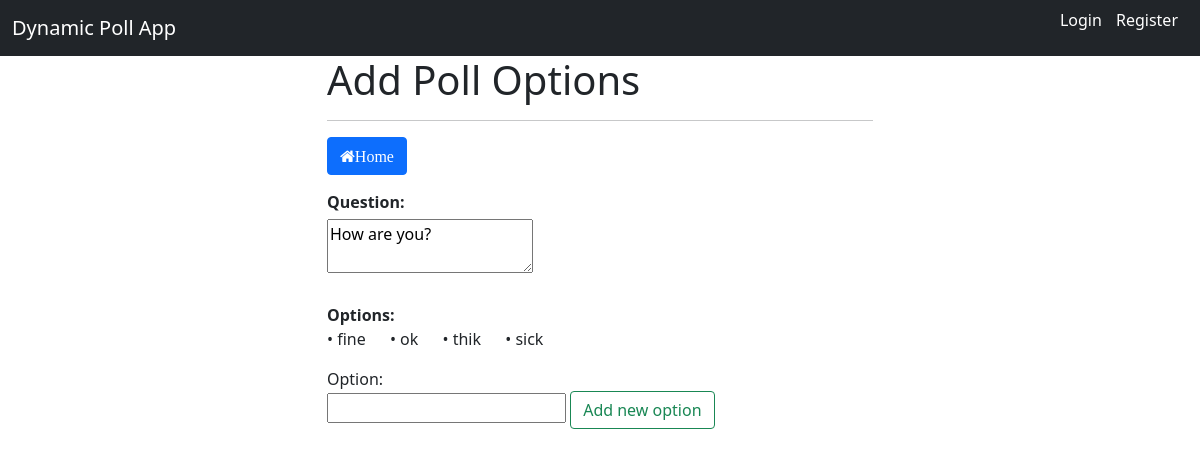
Page /add-option/1/ on the earlier database version.
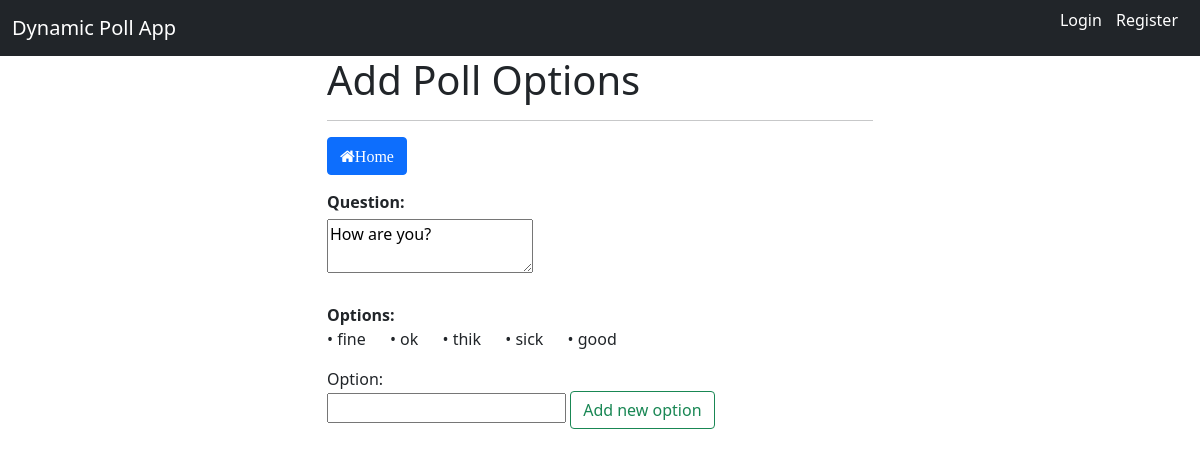
Same page on the later database version.
### poll/models.py (models this page shows, shortened)
class Option(models.Model):
    question = models.ForeignKey(Question, on_delete=models.CASCADE)
    option = models.CharField(max_length=30)
    created_by = models.ForeignKey(User, on_delete=models.CASCADE, related_name="option_creator", default=None)
    created_on = models.DateTimeField(auto_now_add=True)
    voter = models.ManyToManyField(User, blank=True)

### poll/views.py (the view)
# urls.py: path('add-option/<int:qid>/', views.add_option, name='add_option'),
def add_option(request, qid):
    if request.method=='POST':
        qid = request.POST.get('qid')
        option = request.POST.get('option')
        try:
            q = Question.objects.get(id=qid)
            obj = Option(question=q,option=option)
            obj.created_by = request.user
            obj.save()
            options = Option.objects.filter(question = q).values()
            option_list = list(options)
            """ option_list = []
            for o in options:
                item = {
                    'id':o.id,
                    'question': o.question,
                    'option': o.option,
                    'votes': o.votes
                }
                option_list.append(item)
            print(option_list) """
            return JsonResponse({ "options": option_list, 'status':'success'})
        except:
            return JsonResponse({"status":"fail"})
    else:
        form = OptionForm()
    question = Question.objects.get(id=qid)
    options = Option.objects.filter(question = question)
    context = {
        'q': question,
        'form': form,
        'options':options
    }
    return render(request, 'poll/addOption.html', context)

### poll/forms.py
class OptionForm(forms.ModelForm):
    class Meta:
        model = Option
        fields = ['option']

### poll/templates/poll/addOption.html (shortened to what this page needs)
{% extends 'base.html' %}
{% block content %}
<div class="row">
    <div class="col-md-6" style="margin: auto;">
        <h1>Add Poll Options</h1>
        <hr>
        <div style="margin-bottom: 15px;"><a href="{% url 'poll:home' %}" class="btn btn-primary"><i class="fa fa-home">Home</i></a></div>
        <label style="margin-bottom: 5px;"><b>Question:</b></label>
        <textarea readonly>{{q.question}}</textarea>
        <br><br>
        <label><b>Options:</b></label>
        <div id="optionList-id">
            {% for o in options %}
            <span style="margin-right: 20px;">&#x2022; {{o.option}}</span>
            {% endfor %}
        </div>
        <form method="POST" id="addOption-Form" data-qid="{{q.id}}" novalidate>
            <label>{{ form.option.label_tag }}</label>
            {{ form.option }}
            <input type="submit" value="Add new option" class="btn btn-outline-success"  >
        </form>
    </div>
</div>
{% endblock content %}

Differences in the rows shown:
added Option: option "good"
